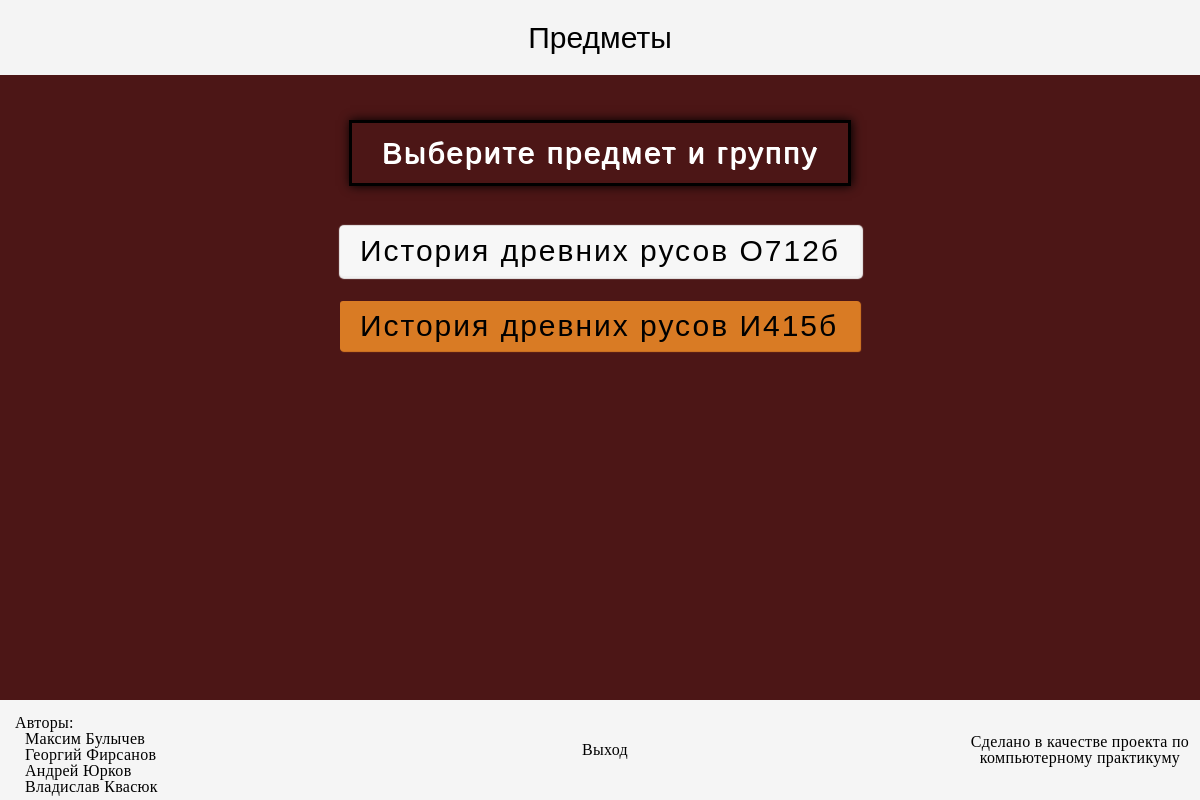
/teacher (signed in), run on the app's committed database.
### group/models.py (models this page shows, shortened)
class Group(models.Model):
    group_name = models.CharField(max_length=16, null='')
    def __str__(self):
        return (
            f"{self.group_name} "
        )

class Subject(models.Model):
    sub_name = models.CharField(max_length=32)
    sub_group = models.ForeignKey(Group, on_delete=models.CASCADE)

### main/views.py (the view)
# urls.py: path('teacher', views.subjucts_for_prof, name = "teacher"),
def subjucts_for_prof(request):
    if request.user.is_authenticated:
            data = get_professor_subjects(request)
            return render(request, 'front/subjects_prof.html', data)
    else:
        return redirect(views.signup)

### main/api.py (called while the page is built)
def get_professor_subjects(request):
    if request.user.is_authenticated:
        userID = request.user.id
    else:
        return redirect(views.signup)
    professor = Professor.objects.get(user= userID)
    subjects = Subject.objects.filter(professor= professor)
    sub_list = []
    for subject in subjects:
        subject_data = {"sub_name": subject.sub_name, "sub_id": subject.id, "group": subject.sub_group}
        sub_list.append(subject_data)
    data = {"subjects": sub_list}
    return data

### main/templates/front/subjects_prof.html (shortened to what this page needs)
<!DOCTYPE html>
{% load static %}
<html lang="en">
<head>
    <link rel="stylesheet" href='{% static "css/subjects.css" %}'>
</head>
<body>
    <div class="wrapper">
        <header class="header">Предметы</header>
        <div class="content">
            <div class="content__head">Выберите предмет и группу</div>
            <div class="content__spisok">
                {% for subj in subjects %}
                <a href="{% url 'editTable' subjID=subj.sub_id %}"  class="content__item" class="content__item">{{subj.sub_name}} {{subj.group}}</a>
                {% endfor %}
            </div>
        </div>
        <footer class="footer">
            <div class="_container">
                <div class="footer__row">
                    <div class="footer__authors">
                        Авторы: <br>
                        <a href="https://vk.com/ru.bachatero">Максим Булычев</a><br>
                        <a href="https://vk.com/firsang">Георгий Фирсанов</a><br>
                        <a href="https://vk.com/dos100evskiy">Андрей Юрков</a><br>
                        <a href="https://vk.com/zl0i_belyi">Владислав Квасюк</a> <br>
                    </div>
                    <a  class="footer__logout" href="{% url 'logout' %}">Выход</a>
                    <div class="footer__goal">
                        Сделано в качестве проекта по компьютерному практикуму
                    </div>
                </div>
            </div>
        </footer>
    </div>
</body>
</html>

### main/static/css/subjects.css (style rules this page uses)
.content { justify-content: start; }
.content__head { color: #fff; font-size: 30px; text-align: center; text-shadow: 1px 1px; letter-spacing: 2px; margin: 15px; padding: 15px 30px; border: 3px solid #000; box-shadow: 1px 0px 10px #000; margin-bottom: 40px; }
.content__spisok { display: flex; flex-direction: column; gap: 15px; }
.content__item { padding: 10px 20px; color: #000; margin: 5px 0; text-align: left; background: #f7f7f7; box-shadow: 1px 1px 1px 2px #f1f1f1; font-size: 30px; letter-spacing: 2px; border-radius: 3px; }
.content__item:first-child { margin-top: 0; }
.content__item:last-child { margin-bottom: 15px; }
.content__item:nth-child(even) { background: #d97b24; box-shadow: 1px 1px 1px #d97b24; }

### main/static/css/zero_style.css (style rules this page uses)
* { padding: 0; margin: 0; border: 0; }
*,*::before,*::after { -moz-box-sizing: border-box; -webkit-box-sizing: border-box; box-sizing: border-box; }
nav,footer,header,aside { display: block; }
html,body { height: 100%; width: 100%; line-height: 1; font-size: 14px; -ms-text-size-adjust: 100%; -moz-text-size-adjust: 100%; -webkit-text-size-adjust: 100%; }
a,a:visited { text-decoration: none; }

### main/static/css/general_style.css (style rules this page uses)
body { font-family: Arial, "Helvetica Neue", Helvetica, sans-serif; background: #4c1616; }
.wrapper { min-height: 100%; overflow: hidden; display: flex; flex-direction: column; }
.header { height: 75px; width: 100%; font-size: 30px; position: sticky; align-self: center; background: #f4f4f4; display: flex; align-items: center; justify-content: center; }
.content { max-width: 1440px; margin: 0 auto; flex: 1 1 auto; padding: 30px; display: flex; overflow: hidden; flex-direction: column; align-items: center; justify-content: center; }
._container { max-width: 1440px; margin: 0 auto; }
.footer { background: #f5f5f5; }
.footer__row { display: flex; min-height: 65px; align-items: center; justify-content: space-between; font-family: "Times New Roman", Times, Baskerville, Georgia, serif; font-size: 16px; letter-spacing: 0.3px; }
.footer__logout { color: black; text-align: center; }
.footer__goal { flex: 0 1 20%; text-align: center; transition: text-shadow .3s; }
.footer__authors { flex: 0 1 20%; margin: 10px 0 0 10px; padding: 5px; }
.footer__authors a { color: black; margin: 0 0 0 10px; text-decoration: none; }

### data on the page
Group: sub_name "История древних русов", group "О712б"
Group: sub_name "История древних русов", group "И415б"
